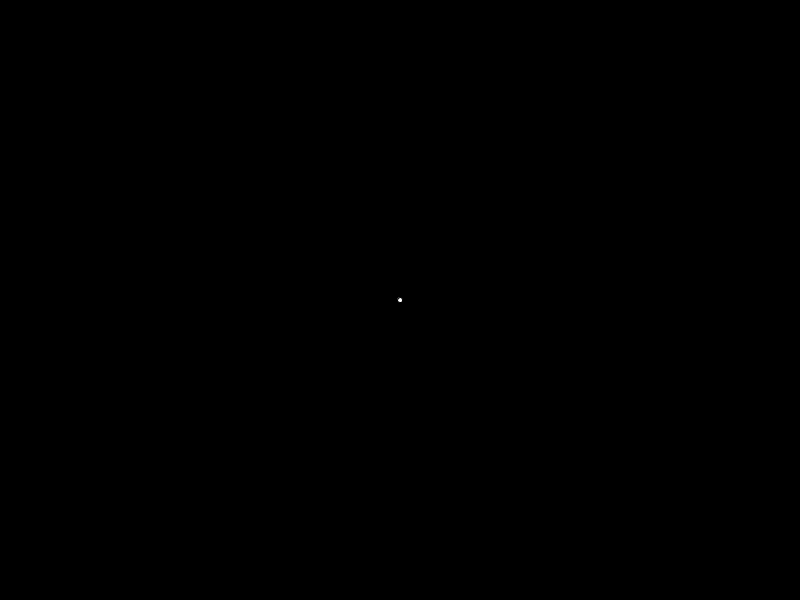
Frame 1 (no input)
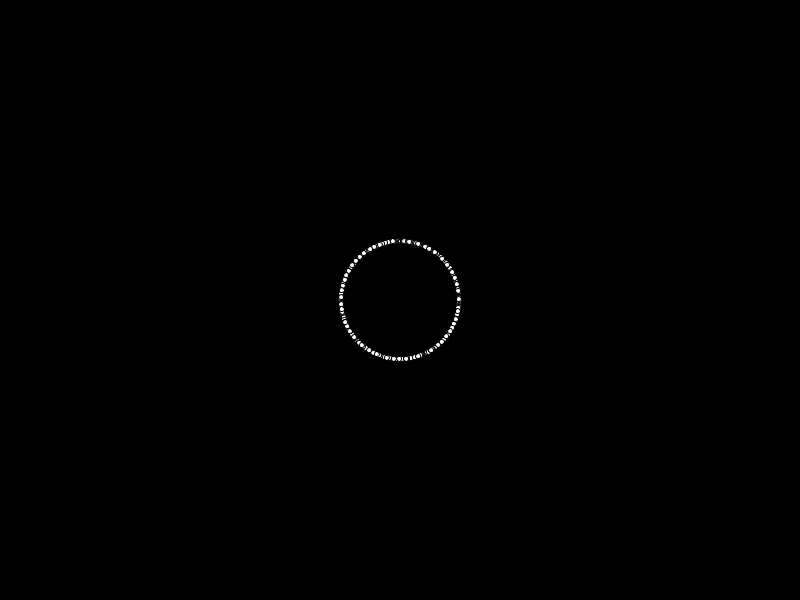
Frame 60 (the mouse pressed at the canvas centre just before this capture)
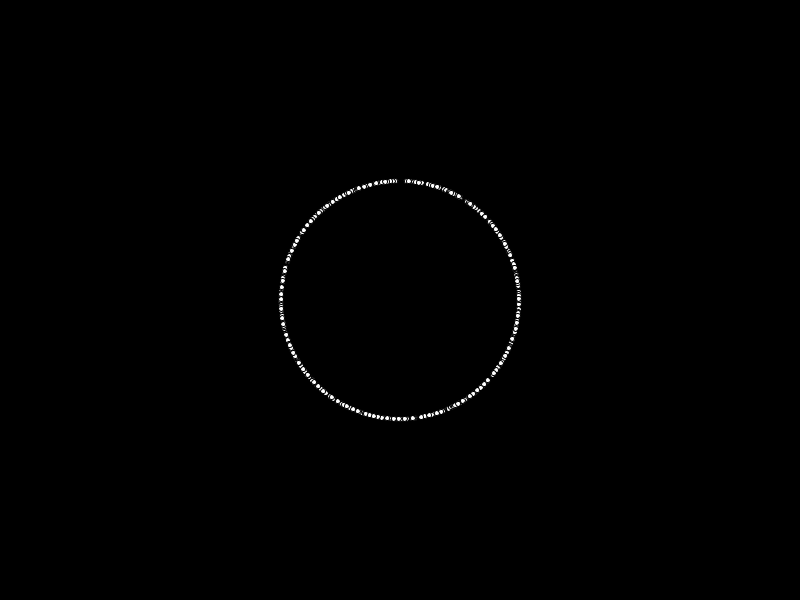
Frame 120 (the mouse held since frame 60 and released just before this capture)

The Processing sketch that drew these frames (run headless with seeded random() and noise(); from frame 60 on, the mouse is pressed at the canvas centre):

// Processing sketch: BouncingWithVectors
// ── BouncingWithVectors.pde
//declare variables
int count = 600;
float diam;
int i;

//float x,y 
PVector[] loc= new PVector[count];  //replaces x and y


//float velX, velY
PVector[] vel= new PVector[count]; //replaces velX, velY







void setup() {
  //set size of canvas
  size(800, 600);
  for (int i = 0; i < count; i++) {
    //initialize variables
    diam = 5;
    // x and y equals respected width and height /2 
    loc[i] = new PVector(width/2, height/2);
    vel[i] = PVector.random2D();      //replaces new PVector (random(5, -5), random(5, -5));
  }
}







void draw() {
  //draw background to cover previous frame
  background(0);
  for (int i = 0; i < count; i++) {
    //draw ball
    ellipse(loc[i].x, loc[i].y, diam, diam);

    //add velocity to position
    //loc.x += vel.x;
    //loc.y += vel.y;
    loc[i].add(vel[i]);

    //bounce ball if it hits walls
    if (loc[i].x + diam/2 >= width) {
      vel[i].x = -abs(vel[i].x);    //if the ball hits the right wall, assign x velocity the negative version of itself
    } else if (loc[i].x - diam/2 <= 0) {
      vel[i].x = abs(vel[i].x);     //if the ball hits the left wall, assign x velocity the positive version of itself
    }
    if (loc[i].y + diam/2 >= height) {
      vel[i].y = -abs(vel[i].y);
    } else if (loc[i].y - diam/2 <= 0) {
      vel[i].y = abs(vel[i].y);
    }
  }
}
